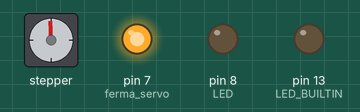
This sketch was run on a simulated Arduino Uno, built with avr-gcc and run on an emulated ATmega328P. Parts: stepper motor, output pins drawn as LEDs (lit = HIGH). Stepper angles assume 200 steps per turn; what the sketch prints to the serial monitor is not drawn.

Above: at 1.15 s.
Timing chart, 0 to 4.1 s (numbered marks = the images above):
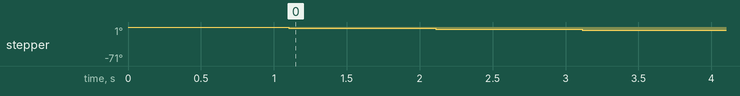

The sketch:

code_5_raspberry_master.ino
```cpp
//======================================================================
//                         ATTENZIONE ATTENZIONE
//    Per avviare il robot collegare raspberry e arduino assieme tramite
//    seriale.
//    Alimentare arduino e raspberry contemporaneamente.
//    Il robot inizia la gara quando raspberry invia il comando "j" ad
//    arduino.
//======================================================================

//include librerie
#include "twoSteppers.h"  // Stepper ruote
#include "lidar.h"
#include <Adafruit_PWMServoDriver.h>
#include <Servo.h>
#include <Wire.h>

// Oggetti
Robot robot = Robot();                                      // Dichiaro oggetto robot (gestione stepper)
Lidar lidar = Lidar();                                      // Dichiaro oggetto Lidar
Adafruit_PWMServoDriver servo = Adafruit_PWMServoDriver();  // Dichiaro oggetto driver

// Prototipi funzioni comunicazione
String ricevi();
void invia(String line);
void blink(int pin);

// Prototipi funzioni servo
void servo_set();
void apri_L();
void chiudi_L();
void apri_leva();
void chiudi_leva();
void chiudi_ruota();

// Prototipi funzioni percorso
void inizio();
void avanza(int distanzaAvanza);
void raccogli();
void scarica();
void posiziona(int numero_blocchi);
float converti(int angolo);
void interrompiTutto();
void killer();

// PINS
#define ferma_servo 7  // Interrompi corrente
#define kfcchiuso 10   // Fine corsa per L chiusa
#define kfcaperto 9    // Fine corsa per L aperta
#define LED 8          // LED pin

int blocchi_raccolti = 0;

void setup() {
  Serial.begin(9600);

  // Inizializzazione comunicazione servo
  servo_set();

  // Dichiarazione pins
  pinMode(kfcaperto, INPUT);
  pinMode(kfcchiuso, INPUT);
  pinMode(ferma_servo, OUTPUT);
  pinMode(LED_BUILTIN, OUTPUT);
  pinMode(LED, OUTPUT);

  digitalWrite(ferma_servo, HIGH);  // Servo spento
  digitalWrite(LED, LOW);
  delay(1000);

}


void loop() {

  robot.gira(90, 1000, "destra");
  delay(5000);

/*
  String comando = ricevi();
  //String comando = "j";

  if (comando == "j") {
    robot.set(); // inizializza stepper e giroscopio

    while (true) {
      blink(LED);
      if (digitalRead(kfcaperto) == HIGH) {

        tempo_inizio = millis();

        inizio();
        robot.vai(1000, 2000, "avanti", "on");
        //avanza(1000);
        gira1();
        robot.vai(900, 2000, "avanti", "on");
        gira2();

        while (true) {} // interrompi programma
      }
    }
  }*/
}
```

comunicazione.ino
```cpp
#define t1 200
int dt1, tp1 = 0;
unsigned long i = 0;


String ricevi() {
  while (Serial.available() == 0);  // Attendi che ci siano dati disponibili
  String data = Serial.readStringUntil('\n');  // Leggi fino a '\n'
  Serial.println("ok");  // Invia conferma a Raspberry Pi
  return data;
}


void invia(String line) {
  Serial.println(line);  // Invia il messaggio a Raspberry Pi
  while (true) {
    while (Serial.available() > 0) {
      String response = Serial.readStringUntil('\n');
      if (response == "ok") {
        return;  // Esci quando Raspberry Pi conferma la ricezione
      }
    }
  }
}


void blink(int pin) {
  dt1 = millis() - tp1;
  if (dt1 > t1) {
    digitalWrite(pin, (i % 2 == 0) ? HIGH : LOW);
    i++;
    tp1 = millis();
  }
}
```

funzioniPercorso.ino
```cpp
#define velocitaBassa 300  //non meno di 300
#define velocitaAlta 2000  //usata dovunque si può usare (e non solo), MASSIMA 2500
#define velocitaMedia 1200
#define velocitaGiro 900  //meno di 1000
unsigned int avanzaCM = 0;

// Funzione di interruzione
void interrompiTutto() {
  if (millis() >= durata) {
    Serial.println("finito");
    while (true) {
    }
  }
}

void raccogli() {
  delay(100);
  apri_leva();
  delay(100);
  apri_L();
  delay(100);
  robot.vai(100, velocitaBassa, "avanti", "off");
  delay(100);
  chiudi_leva();
  delay(100);
  chiudi_L();
  delay(100);
  apri_leva();
  delay(100);
  blocchi_raccolti++;
  posiziona(blocchi_raccolti);
}

void inizio() {
  delay(500);
  robot.vai(50, velocitaBassa, "avanti", "off");

  //LETTURA REAL
  invia("rileva");
  String colore = ricevi();

  robot.vai(250, velocitaAlta, "avanti", "on");
  robot.gira(90, velocitaGiro, "destra");
  robot.vai(900, velocitaAlta, "avanti", "on");
  robot.giraRuote(-90, velocitaGiro);
  robot.vai(360, velocitaAlta, "avanti", "on");
}


void avanza(int distanzaAvanza) {
  int distanzaPercorsa = 0;

  while (distanzaPercorsa <= distanzaAvanza) {

    robot.vai(10, velocitaBassa, "avanti", "off");
    distanzaPercorsa += 10;

    int misuraCM = lidar.misura();

    if (misuraCM < 7) {

      robot.vai(20, velocitaBassa, "indietro", "off");  // distanza per portare la fotocamera in posizione
      distanzaPercorsa -= 20;

      invia("rileva");
      String colore = ricevi();

      if (colore == "r" || colore == "g") {
        digitalWrite(LED, HIGH);
        //invia("nothing");
        raccogli();
        digitalWrite(LED, LOW);
        delay(50);
      }

      robot.vai(80, velocitaBassa, "avanti", "off");
      distanzaPercorsa += 80;
    }
    //torna su
  }
}


void gira1() {  //al termina del primo avanza, scarica sulla prima postazione rossa e porta il robot in posizione per il secondo avanza
  robot.vai(300, velocitaMedia, "avanti", "off");
  robot.giraRuote(90, velocitaGiro);
  robot.vai(100, velocitaMedia, "avanti", "off");
  robot.gira(-90, velocitaGiro, "sinistra");
  //scarica();  //SCARICA
  delay(2000);
  robot.vai(330, velocitaAlta, "avanti", "on");
  robot.giraRuote(-90, velocitaGiro);
  robot.vai(580, velocitaAlta, "avanti", "on");
  robot.gira(-90, velocitaGiro, "sinistra");
  robot.vai(200, velocitaAlta, "avanti", "on");
}

void gira2() {  //al termine del secondo avanza, scarica sulle altre due postazioni rosse, poi riporta il robot sulla base di partenza
  robot.gira(90, velocitaGiro, "destra");
  robot.vai(50, velocitaAlta, "avanti", "off");
  robot.giraRuote(-90, velocitaGiro);
  //robot.vai(50, velocitaMedia, "avanti", "off");
  //scarica();
  delay(2000);
  robot.vai(650, velocitaAlta, "avanti", "on");
  robot.giraRuote(-90, velocitaGiro);
  robot.vai(250, velocitaAlta, "avanti", "on");
  //scarica();
  delay(2000);
  robot.vai(300, velocitaAlta, "indietro", "on");
  robot.giraRuote(-90, velocitaGiro);
  robot.vai(250, velocitaAlta, "indietro", "on");
}


void killer() {
  robot.vai(50, velocitaBassa, "avanti", "off");
  //LETTURA FAKE
  robot.vai(250, velocitaBassa, "avanti", "on");
  delay(50000);
  robot.vai(300, velocitaBassa, "indietro", "on");
}
```

lidar.h
```cpp
#ifndef lidar_h //max 11 cm
#define lidar_h

#define pinlidar 11 //pin a cui è collegato il sensore

int16_t tempo; //tempo di volo della luce
int distanza;  //distanza rilevata

class Lidar {

  public:
  Lidar();

  int misura();

};

Lidar::Lidar() {}

int Lidar::misura(){

  tempo = pulseIn(pinlidar, HIGH); //rileva tempo di volo

  if(tempo > 1800 || tempo == 0){     //se intervallo non è ragionevole (1400)
    distanza = 100;
  } else {                            //se intervallo ragionevole
    distanza = (tempo - 1000) * 1/4;  //calcola la distanza (3/4)
    distanza = distanza/10;           //distanza in cm
  }

  return distanza;

}

#endif
```

servo.ino
```cpp
// Direzione per servo sbloccato
#define orario 150
#define fermo 385
#define antiorario 650

// Angoli per servo normali
#define chiuso 150  //0
#define retto 385   //90
#define aperto_inclinatore 500
#define aperto 650  //180

// Servo indirizzi
#define servo_L 0            //pos servo sbloccato che raccoglie blocchi
#define servo_ruota 1        //pos servo che sposta blocchi
#define servo_bodyguard 2    //pos servo che contiene blocchi
#define servo_inclinatore 3  //pin servo piccolo che inclina blocchi

long t0 = 0;
float gradi = 0;

// ========================================================
// ==================== FUNZIONI SERVO ====================
// ========================================================

// Inzializzazione comunicazione
void servo_set() {
  servo.begin();
  servo.setPWMFreq(60);  //da 24 a 1600
  delay(100);
}


float converti(int angolo) {
  gradi = map(angolo, 125, 650, 0, 180);
  return gradi;
}

unsigned long tempoServo = 0;

void apri_L() {
  digitalWrite(ferma_servo, LOW);  //attiva corrente

  tempoServo = millis();

  while (digitalRead(kfcaperto) == LOW || millis() - tempoServo < 3000) {  //finché non arrivi in fondo apri L
    servo.setPWM(servo_L, 0, orario);
  }

  servo.setPWM(servo_L, 0, fermo);  //ferma il servo sbloccato
  delay(100);
  digitalWrite(ferma_servo, HIGH);  //blocca corrente
}

void chiudi_L() {
  digitalWrite(ferma_servo, LOW);  //attiva corrente

  tempoServo = millis();

  while (digitalRead(kfcchiuso) == LOW || millis() - tempoServo < 3000) {  //finché non arrivi in fondo chiudi L
    servo.setPWM(servo_L, 0, antiorario);
  }
  servo.setPWM(servo_L, 0, fermo);  //ferma il servo sbloccato
  delay(100);
  digitalWrite(ferma_servo, HIGH);  //blocca corrente
}

void chiudi_leva() {
  digitalWrite(ferma_servo, LOW);  //blocca corrente
  for (int h = aperto_inclinatore; h >= chiuso; h--) {
    servo.setPWM(servo_inclinatore, 0, h);
    delay(2);
  }
  delay(100);
  digitalWrite(ferma_servo, HIGH);  //blocca corrente
}

void apri_leva() {
  digitalWrite(ferma_servo, LOW);  //blocca corrente
  for (int k = chiuso; k <= aperto_inclinatore; k++) {
    servo.setPWM(servo_inclinatore, 0, k);
    delay(2);
  }
  delay(100);
  digitalWrite(ferma_servo, HIGH);  //blocca corrente
}

void scarica() {
  digitalWrite(ferma_servo, LOW);  //blocca corrente

  for (i = chiuso; i <= retto; i++) {
    servo.setPWM(servo_bodyguard, 0, i);  //apri paratia
    delay(2);
  }

  for (i = 650; i >= 300; i--) {
    servo.setPWM(servo_ruota, 0, i);  //scarica
    delay(8);
  }

  for (i = 300; i <= 650; i++) {
    servo.setPWM(servo_ruota, 0, i);  //chiudi ruota
    delay(2);
  }

  for (i = retto; i >= chiuso; i--) {
    servo.setPWM(servo_bodyguard, 0, i);  //chiudi paratia
    delay(2);
  }

  blocchi_raccolti = 0;
  delay(500);

  //digitalWrite(ferma_servo, HIGH);  //blocca corrente
}

void posiziona(int numero_blocchi) {
  digitalWrite(ferma_servo, LOW);

  if (numero_blocchi <= 3) {
    for (i = 650; i >= 550; i--) {
      servo.setPWM(servo_ruota, 0, i);  //scarica
      delay(5);
    }
    for (i = 550; i <= 650; i++) {
      servo.setPWM(servo_ruota, 0, i);  //chiudi ruota
      delay(5);
    };
  }

  //digitalWrite(ferma_servo, HIGH);
}

/*
void chiudi_ruota() {
  digitalWrite(ferma_servo, LOW);
  for (int j = 550; j <= 650; j++) {
    servo.setPWM(servo_ruota, 0, j);  //chiudi ruota
    delay(5);
  }
  digitalWrite(ferma_servo, HIGH);
}
*/
```

Source omitted: twoSteppers.h (19296 bytes)
